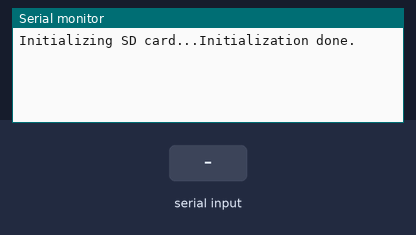
This sketch was run on a simulated Arduino Uno, built with avr-gcc and run on an emulated ATmega328P. Parts: the last lines printed to the serial monitor. The test bench sets the inputs (shaded band). Storage starts empty.

Above: at 1.2 s.
1.3 s: "R" received over Serial
At 2.5 s:
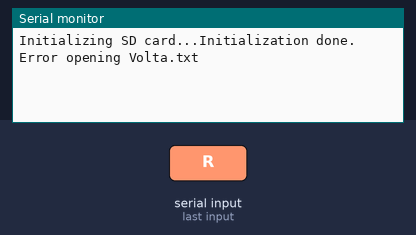
2.8 s: "P" received over Serial
At 3.8 s:
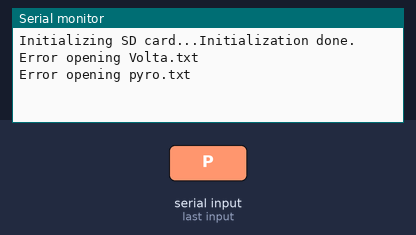

The sketch:

lector.ino
```cpp
#include <SD.h>
#include <SPI.h>

File myFile;
const int chipSelect = 2;  // Adjust based on your setup

void setup() {
  Serial.begin(9600);
  while (!Serial) {
    ;  // Wait for serial port to connect.
  }
  Serial.print("Initializing SD card...");

  if (!SD.begin(chipSelect)) {
    Serial.println("Initialization failed!");
    return;
  }
  Serial.println("Initialization done.");
}

void loop() {
  if (Serial.available() > 0) {
    char command = Serial.read();
    if (command == 'R') {
      sendFileContent("Volta.txt");
    } else if (command == 'P') {
      sendFileContent("pyro.txt");
    }
  }
}

void sendFileContent(const char* filename) {
  myFile = SD.open(filename);
  if (myFile) {
    while (myFile.available()) {
      Serial.write(myFile.read());
    }
    myFile.close();
  } else {
    Serial.print("Error opening ");
    Serial.println(filename);
  }
}
```

Measured:
- after the input at 1.3 s, the serial monitor: prints a new line at once (image 1)
- after the input at 2.8 s, the serial monitor: prints a new line at once (image 2)
